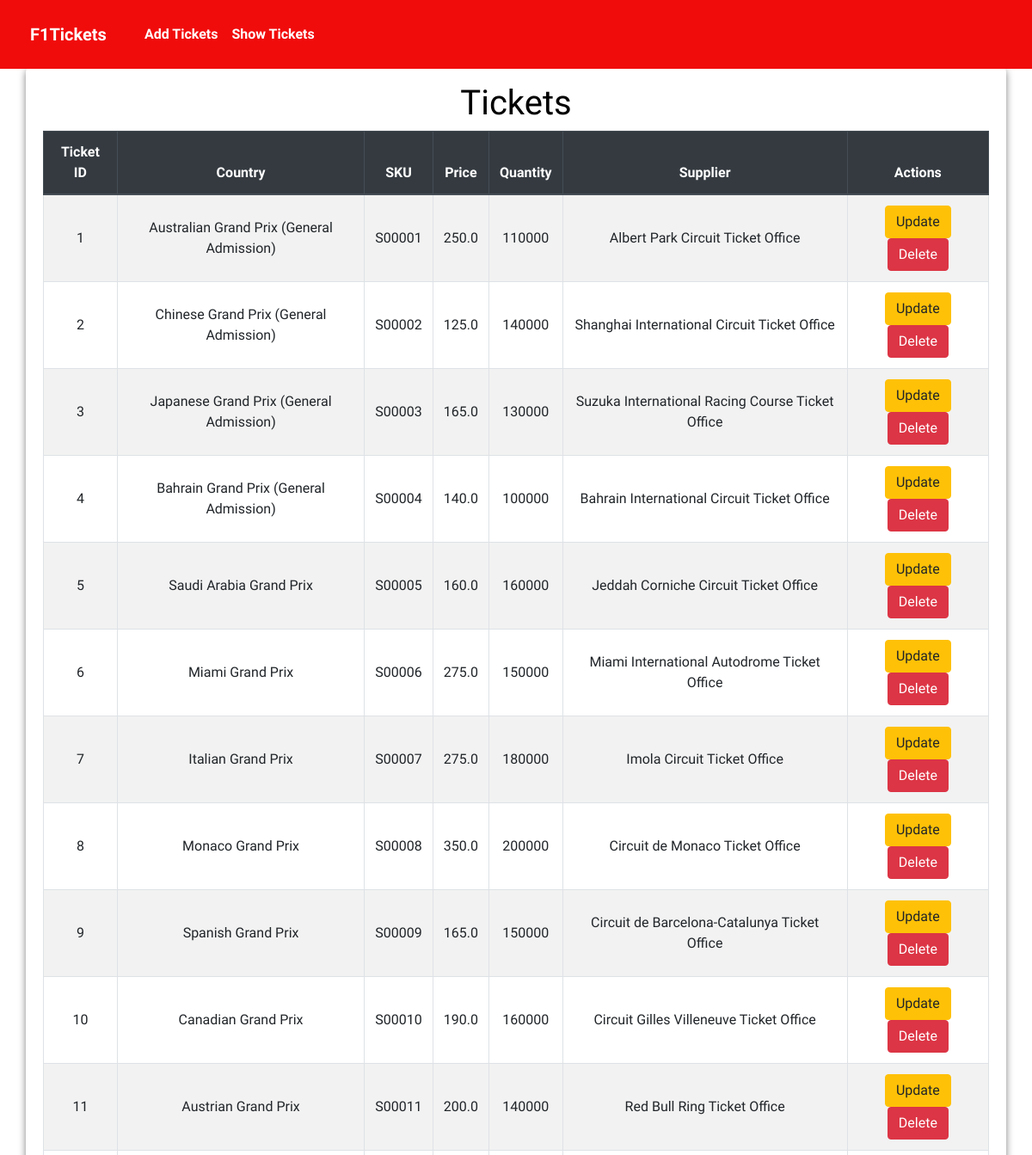
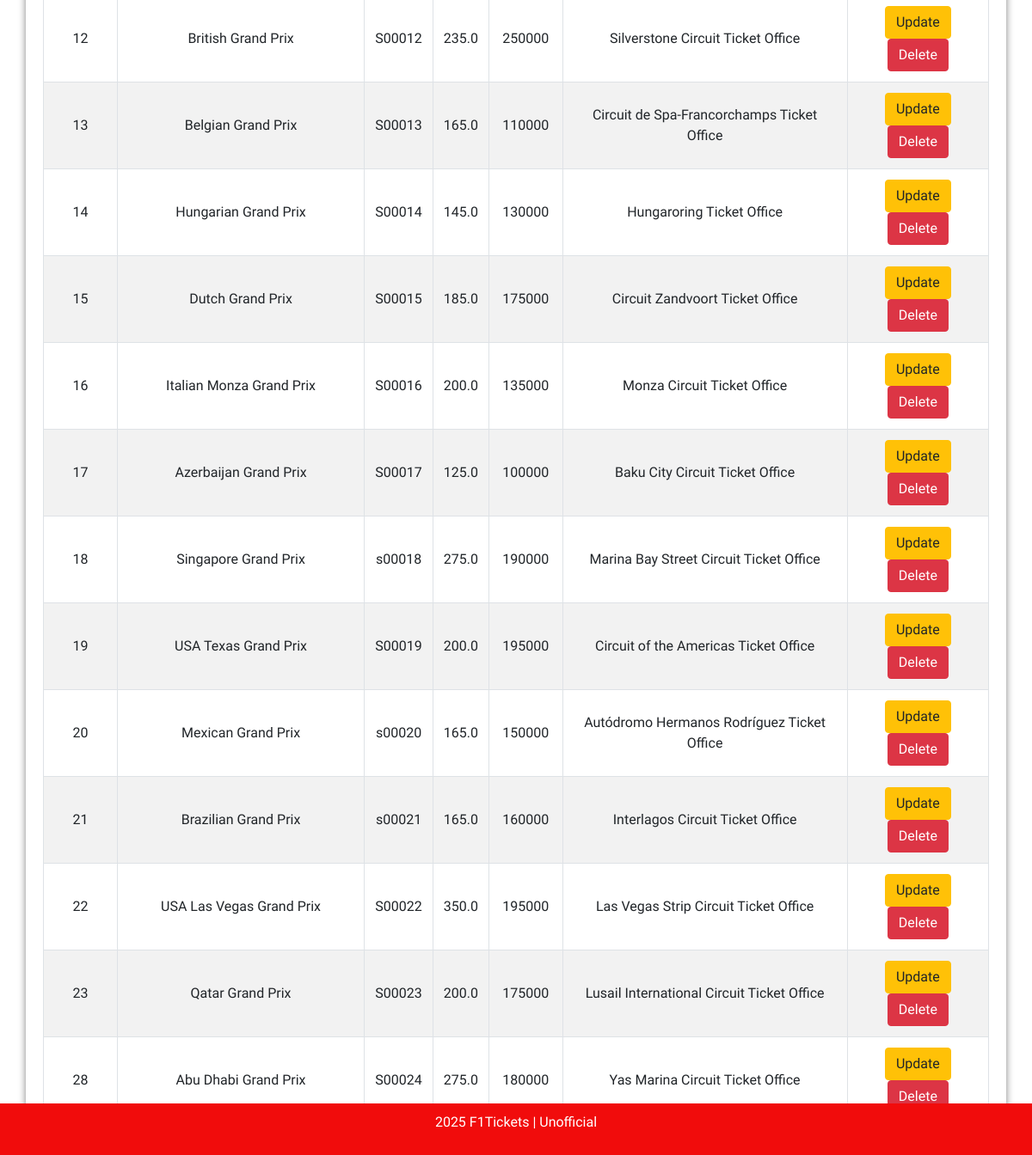
Page /list/ on the committed database (2 pictures, top to bottom).
### f1ticketsapp/models.py (models this page shows, shortened)
class Product(models.Model):
    product_id = models.AutoField(primary_key=True)
    name = models.CharField(max_length=100)
    sku = models.CharField(max_length=50, unique = True)
    price = models.FloatField()
    quantity = models.IntegerField()
    supplier = models.CharField(max_length=100)

### f1ticketsapp/views.py (the view)
# urls.py: path('list/', views.product_list_view, name="product_list"),
def product_list_view(request):
    products = Product.objects.all()
    return render(request, 'invApp/product_list.html', {'products':products})

### f1ticketsapp/templates/invApp/product_list.html (shortened to what this page needs)
{% extends "invApp/layout.html" %}
{% block content %}
    <h1 class="text-center">Tickets</h1>
    <table class="table table-bordered table-striped text-center">
        <thead class="thead-dark">
            <tr>
                <th>Ticket ID</th>
                <th>Country</th>
                <th>SKU</th>
                <th>Price</th>
                <th>Quantity</th>
                <th>Supplier</th>
                <th>Actions</th>
            </tr>
        </thead>
        <tbody>
            {% for product in products %}
            <tr>
                <td>{{ product.product_id }}</td>
                <td>{{ product.name }}</td>
                <td>{{ product.sku }}</td>
                <td>{{ product.price }}</td>
                <td>{{ product.quantity }}</td>
                <td>{{ product.supplier }}</td>
                <td>
                    <a href="{% url 'product_update' product.product_id %}" class="btn btn-warning">Update</a>
                    <a href="{% url 'product_delete' product.product_id %}" class="btn btn-danger">Delete</a>
                </td>
            </tr>
            {% endfor %}
        </tbody>
    </table>
{% endblock %}

### f1ticketsapp/static/css/styles.css (style rules this page uses)
body { font-family: 'Roboto Condensed', sans-serif; }
h1, h2 { text-align: center; }

### f1ticketsapp/templates/invApp/layout.html (style rules this page uses)
body { padding-top: 56px; background-color: #ffffff; color: #000000; }
.table th, .table td { vertical-align: middle; }

### rows in the picture
Product: product_id "1", name "Australian Grand Prix (General Admission)", sku "S00001", price "250.0", quantity "110000", supplier "Albert Park Circuit Ticket Office"
Product: product_id "2", name "Chinese Grand Prix (General Admission)", sku "S00002", price "125.0", quantity "140000", supplier "Shanghai International Circuit Ticket Office"
Product: product_id "3", name "Japanese Grand Prix (General Admission)", sku "S00003", price "165.0", quantity "130000", supplier "Suzuka International Racing Course Ticket Office"
Product: product_id "4", name "Bahrain Grand Prix (General Admission)", sku "S00004", price "140.0", quantity "100000", supplier "Bahrain International Circuit Ticket Office"
Product: product_id "5", name "Saudi Arabia Grand Prix", sku "S00005", price "160.0", quantity "160000", supplier "Jeddah Corniche Circuit Ticket Office"
Product: product_id "6", name "Miami Grand Prix", sku "S00006", price "275.0", quantity "150000", supplier "Miami International Autodrome Ticket Office"
Product: product_id "7", name "Italian Grand Prix", sku "S00007", price "275.0", quantity "180000", supplier "Imola Circuit Ticket Office"
Product: product_id "8", name "Monaco Grand Prix", sku "S00008", price "350.0", quantity "200000", supplier "Circuit de Monaco Ticket Office"
Product: product_id "9", name "Spanish Grand Prix", sku "S00009", price "165.0", quantity "150000", supplier "Circuit de Barcelona-Catalunya Ticket Office"
Product: product_id "10", name "Canadian Grand Prix", sku "S00010", price "190.0", quantity "160000", supplier "Circuit Gilles Villeneuve Ticket Office"
Product: product_id "11", name "Austrian Grand Prix", sku "S00011", price "200.0", quantity "140000", supplier "Red Bull Ring Ticket Office"
Product: product_id "12", name "British Grand Prix", sku "S00012", price "235.0", quantity "250000", supplier "Silverstone Circuit Ticket Office"
Product: product_id "13", name "Belgian Grand Prix", sku "S00013", price "165.0", quantity "110000", supplier "Circuit de Spa-Francorchamps Ticket Office"
Product: product_id "14", name "Hungarian Grand Prix", sku "S00014", price "145.0", quantity "130000", supplier "Hungaroring Ticket Office"
Product: product_id "15", name "Dutch Grand Prix", sku "S00015", price "185.0", quantity "175000", supplier "Circuit Zandvoort Ticket Office"
Product: product_id "16", name "Italian Monza Grand Prix", sku "S00016", price "200.0", quantity "135000", supplier "Monza Circuit Ticket Office"
Product: product_id "17", name "Azerbaijan Grand Prix", sku "S00017", price "125.0", quantity "100000", supplier "Baku City Circuit Ticket Office"
Product: product_id "18", name "Singapore Grand Prix", sku "s00018", price "275.0", quantity "190000", supplier "Marina Bay Street Circuit Ticket Office"
Product: product_id "19", name "USA Texas Grand Prix", sku "S00019", price "200.0", quantity "195000", supplier "Circuit of the Americas Ticket Office"
Product: product_id "20", name "Mexican Grand Prix", sku "s00020", price "165.0", quantity "150000", supplier "Autódromo Hermanos Rodríguez Ticket Office"
Product: product_id "21", name "Brazilian Grand Prix", sku "s00021", price "165.0", quantity "160000", supplier "Interlagos Circuit Ticket Office"
Product: product_id "22", name "USA Las Vegas Grand Prix", sku "S00022", price "350.0", quantity "195000", supplier "Las Vegas Strip Circuit Ticket Office"
Product: product_id "23", name "Qatar Grand Prix", sku "S00023", price "200.0", quantity "175000", supplier "Lusail International Circuit Ticket Office"
Product: product_id "28", name "Abu Dhabi Grand Prix", sku "S00024", price "275.0", quantity "180000", supplier "Yas Marina Circuit Ticket Office"
